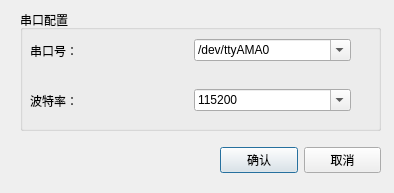
<?xml version="1.0" encoding="UTF-8"?>
<ui version="4.0">
 <class>SerialDialog</class>
 <widget class="QDialog" name="SerialDialog">
  <property name="geometry">
   <rect>
    <x>0</x>
    <y>0</y>
    <width>394</width>
    <height>193</height>
   </rect>
  </property>
  <property name="windowTitle">
   <string>串口</string>
  </property>
  <widget class="QWidget" name="gridLayoutWidget">
   <property name="geometry">
    <rect>
     <x>20</x>
     <y>10</y>
     <width>361</width>
     <height>121</height>
    </rect>
   </property>
   <layout class="QGridLayout" name="gridLayout">
    <item row="1" column="0">
     <widget class="QGroupBox" name="groupBox">
      <property name="title">
       <string>串口配置</string>
      </property>
      <widget class="QWidget" name="horizontalLayoutWidget">
       <property name="geometry">
        <rect>
         <x>10</x>
         <y>20</y>
         <width>321</width>
         <height>41</height>
        </rect>
       </property>
       <layout class="QHBoxLayout" name="horizontalLayout">
        <item>
         <widget class="QLabel" name="label">
          <property name="text">
           <string>串口号：</string>
          </property>
         </widget>
        </item>
        <item>
         <widget class="QComboBox" name="comboBox_Serial">
          <property name="editable">
           <bool>true</bool>
          </property>
          <item>
           <property name="text">
            <string>/dev/ttyAMA0</string>
           </property>
          </item>
          <item>
           <property name="text">
            <string>COM1</string>
           </property>
          </item>
          <item>
           <property name="text">
            <string>COM2</string>
           </property>
          </item>
          <item>
           <property name="text">
            <string>COM26</string>
           </property>
          </item>
          <item>
           <property name="text">
            <string>COM28</string>
           </property>
          </item>
         </widget>
        </item>
       </layout>
      </widget>
      <widget class="QWidget" name="horizontalLayoutWidget_2">
       <property name="geometry">
        <rect>
         <x>10</x>
         <y>70</y>
         <width>321</width>
         <height>41</height>
        </rect>
       </property>
       <layout class="QHBoxLayout" name="horizontalLayout_2">
        <item>
         <widget class="QLabel" name="label_2">
          <property name="text">
           <string>波特率：</string>
          </property>
         </widget>
        </item>
        <item>
         <widget class="QComboBox" name="comboBox_BaundRate">
          <property name="editable">
           <bool>true</bool>
          </property>
          <item>
           <property name="text">
            <string>115200</string>
           </property>
          </item>
          <item>
           <property name="text">
            <string>9600</string>
           </property>
          </item>
         </widget>
        </item>
       </layout>
      </widget>
     </widget>
    </item>
   </layout>
  </widget>
  <widget class="QWidget" name="horizontalLayoutWidget_3">
   <property name="geometry">
    <rect>
     <x>220</x>
     <y>140</y>
     <width>161</width>
     <height>41</height>
    </rect>
   </property>
   <layout class="QHBoxLayout" name="horizontalLayout_3">
    <item>
     <widget class="QPushButton" name="pushButton_confirm">
      <property name="text">
       <string>确认</string>
      </property>
     </widget>
    </item>
    <item>
     <widget class="QPushButton" name="pushButton_discard">
      <property name="text">
       <string>取消</string>
      </property>
     </widget>
    </item>
   </layout>
  </widget>
 </widget>
 <resources/>
 <connections>
  <connection>
   <sender>pushButton_discard</sender>
   <signal>clicked()</signal>
   <receiver>SerialDialog</receiver>
   <slot>reject()</slot>
   <hints>
    <hint type="sourcelabel">
     <x>341</x>
     <y>160</y>
    </hint>
    <hint type="destinationlabel">
     <x>196</x>
     <y>96</y>
    </hint>
   </hints>
  </connection>
 </connections>
</ui>
